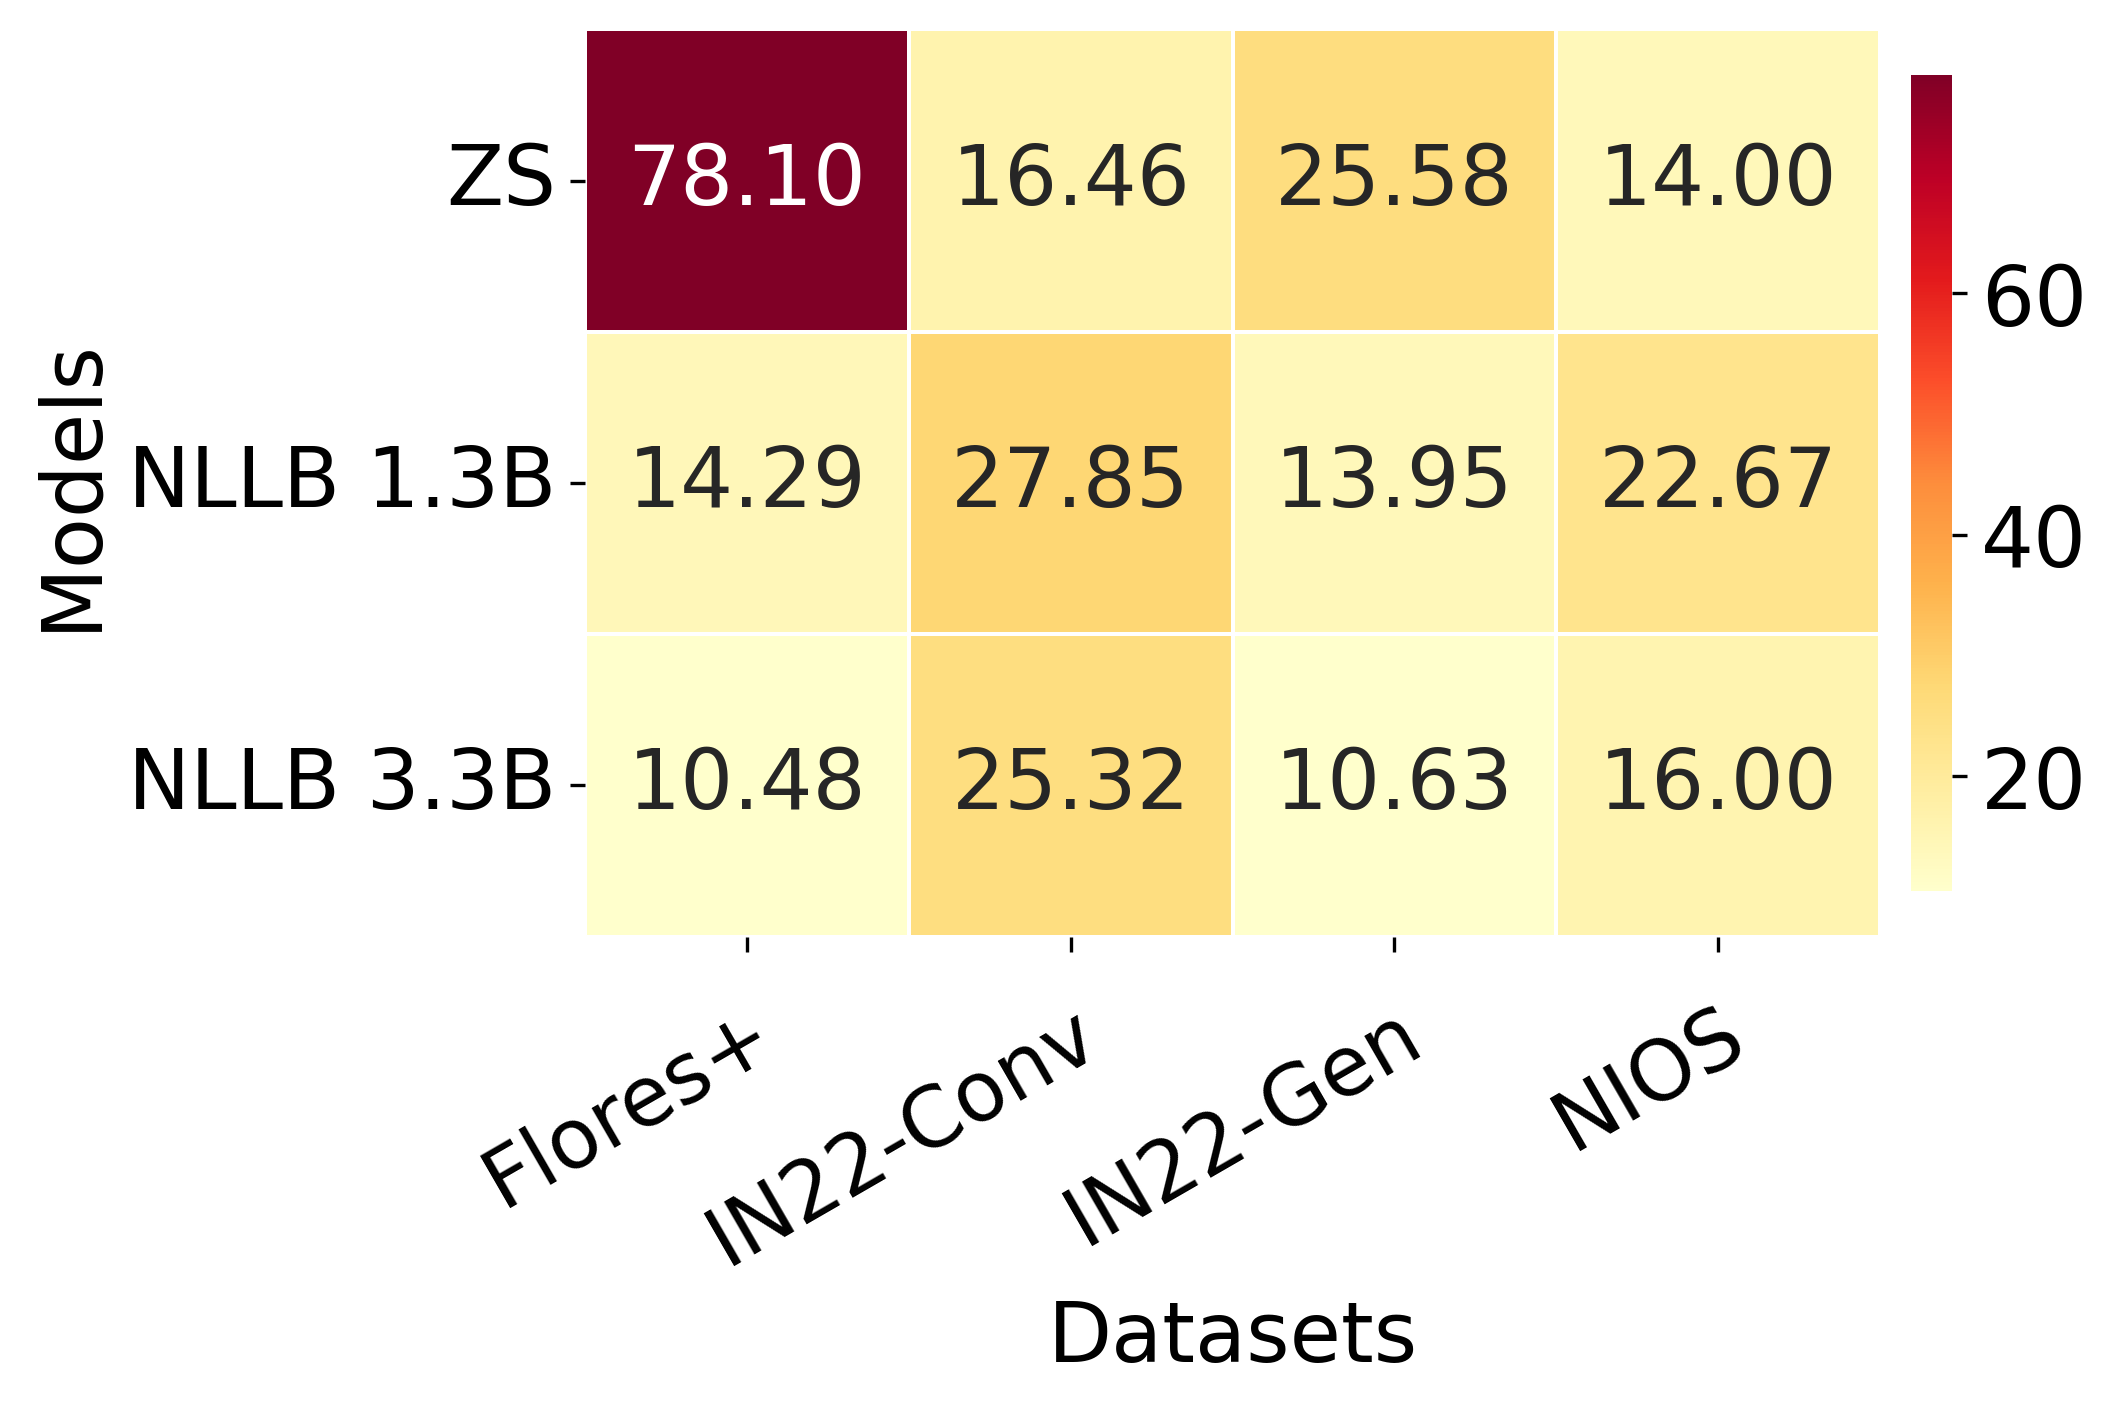

This chart was generated by the following Python code:
import os
import pandas as pd
import seaborn as sns
import matplotlib.pyplot as plt

from pptx import Presentation
from pptx.util import Inches, Pt

# -----------------------------
# Create output directory
# -----------------------------
os.makedirs("diagrams", exist_ok=True)

# -----------------------------
# Numeral Error Rate (%)
# (100 - Accuracy)
# -----------------------------

data = {
    "Flores+":   [21.90, 85.71, 89.52],
    "IN22-Conv": [83.54, 72.15, 74.68],
    "IN22-Gen":  [74.42, 86.05, 89.37],
    "NIOS":      [86.00, 77.33, 84.00]
}

models = [
    "ZS",
    "NLLB 1.3B",
    "NLLB 3.3B"
]

# -----------------------------
# Convert to (100 - value)
# -----------------------------

converted_data = {
    dataset: [100 - v for v in values]
    for dataset, values in data.items()
}

# Create DataFrame
df = pd.DataFrame(converted_data, index=models)

# -----------------------------
# Plot Heatmap
# -----------------------------

fig, ax = plt.subplots(figsize=(8, 4.8))

sns.heatmap(
    df,
    annot=True,
    fmt=".2f",
    cmap="YlOrRd",
    linewidths=0.5,
    cbar=True,
    square=False,
    annot_kws={
        "fontsize": 20,
        "fontweight": "normal"
    },
    cbar_kws={
        "shrink": 0.9,
        "pad": 0.02
    },
    ax=ax
)

# Remove title
plt.title("")

# Axis labels
plt.xlabel("Datasets", fontsize=20)
plt.ylabel("Models", fontsize=20)

# -----------------------------
# Adjust Dataset Names Properly
# -----------------------------

ax.set_xticklabels(
    ax.get_xticklabels(),
    rotation=30,
    ha='right',
    rotation_mode='anchor',
    fontsize=20
)

ax.set_yticklabels(
    ax.get_yticklabels(),
    rotation=0,
    fontsize=20
)

# Add padding between labels and heatmap
ax.tick_params(axis='x', pad=10)

# -----------------------------
# Colorbar Settings
# -----------------------------

cbar = ax.collections[0].colorbar
cbar.ax.tick_params(labelsize=20)

# Remove colorbar label
cbar.set_label("")

# -----------------------------
# Remove top and right ticks
# -----------------------------

ax.tick_params(
    top=False,
    bottom=True,
    left=True,
    right=False,
    labeltop=False,
    labelbottom=True
)

# -----------------------------
# Extra Space for Tick Labels
# -----------------------------

plt.subplots_adjust(
    bottom=0.32,
    left=0.30,
    right=0.95,
    top=0.95
)

# -----------------------------
# Save Outputs
# -----------------------------

png_path = "diagrams/num_hal.png"
pdf_path = "diagrams/num_hal.pdf"

plt.savefig(
    png_path,
    dpi=300,
    bbox_inches='tight'
)

plt.savefig(
    pdf_path,
    bbox_inches='tight'
)

plt.close()

# -----------------------------
# Save in PPTX
# -----------------------------

ppt = Presentation()

# Use blank slide layout
slide_layout = ppt.slide_layouts[6]
slide = ppt.slides.add_slide(slide_layout)

# Add title
title_box = slide.shapes.add_textbox(
    Inches(0.5),
    Inches(0.2),
    Inches(8),
    Inches(0.5)
)

title_para = title_box.text_frame.paragraphs[0]
title_para.text = "Numeral Error Rate Heatmap"
title_para.font.size = Pt(20)
title_para.font.bold = False

# Add image
slide.shapes.add_picture(
    png_path,
    Inches(0.5),
    Inches(0.8),
    width=Inches(8.5)
)

pptx_path = "diagrams/num_hal.pptx"
ppt.save(pptx_path)

# -----------------------------
# Print Saved Files
# -----------------------------

print("Saved:")
print(f" - {png_path}")
print(f" - {pdf_path}")
print(f" - {pptx_path}")
